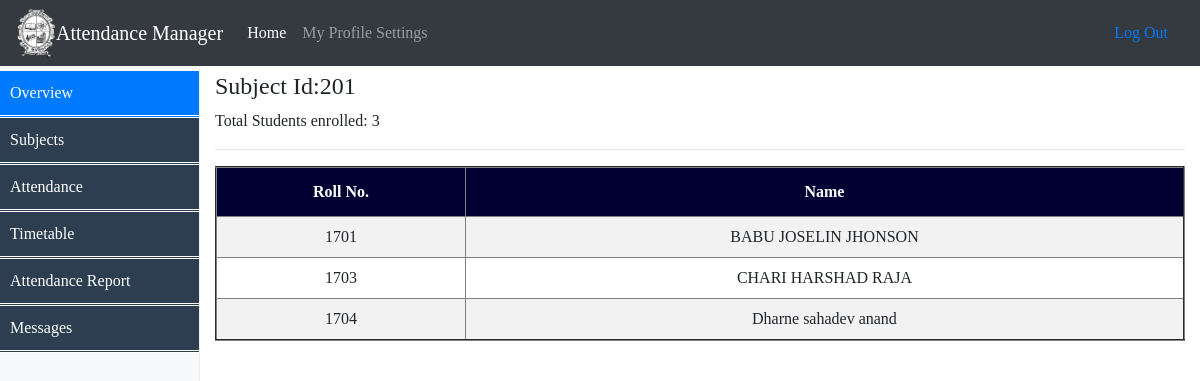
The page /Faculty/Stud_enroll.php?sub_id=201 (signed in) on the database its author committed.
### tables this page shows
CREATE TABLE `enroll` (
  `stud_id` varchar(50) NOT NULL,
  `course_id` int(11) DEFAULT NULL,
  `sub_id` int(11) NOT NULL
);

CREATE TABLE `student` (
  `stud_id` varchar(50) NOT NULL,
  `stud_name` varchar(50) NOT NULL,
  `course_id` int(11) NOT NULL,
  `sem_no` int(11) DEFAULT NULL,
  `dob` varchar(50) DEFAULT NULL,
  `address` varchar(200) DEFAULT NULL,
  `email_id` varchar(50) NOT NULL,
  `Phone_no` bigint(30) NOT NULL
);

### Faculty/session.php (called while the page is built, shortened)
<?php
$connection = mysqli_connect("localhost", "root", "");
$user_check=$_SESSION['login_user'];
$ses_sql=mysqli_query($connection,"select username from facultylogin where username='$user_check'");
$row = mysqli_fetch_assoc($ses_sql);
$login_session =$row['username'];

### Faculty/Stud_enroll.php (the view, shortened to what this page needs)
<!doctype html>
<?php
include('session.php');
?>
<html lang="en">
  <head>
	<link href="Assests/dropdown.css" rel="stylesheet">
	<link href="Assests/table.css" rel="stylesheet">
	<link href="Assests/menu.css" rel="stylesheet">
    <link href="Assests/css/bootstrap.min.css" rel="stylesheet">
    <link href="Assests/css/dashboard.css" rel="stylesheet">
  </head>
  <body style="font-family: Verdana;font-size:16px;">
    <header>
      <nav class="navbar navbar-expand-md navbar-dark fixed-top bg-dark">
	  	<img src="goa-logo.png" alt="attendance" style="width:40px;height:50px;" align="left">
	   <a class="navbar-brand" href="#">Attendance Manager</a>
        <div class="collapse navbar-collapse" id="navbarsExampleDefault">
          <ul class="navbar-nav mr-auto">
            <li class="nav-item active">
              <a class="nav-link" href="Facultyprofile.php">Home <span class="sr-only">(current)</span></a>
            </li>
            <li class="nav-item">
			  <li class="dropdown">
				<a class="nav-link" href="javascript:void(0)" class="dropbtn">My Profile Settings</a>
			  </li>
            </li>
          </ul>
          <form class="form-inline mt-2 mt-md-0">
			 <a class="nav-link" href="logout.php">Log Out</a>
          </form>
        </div>
      </nav>
    </header>
<div class="container-fluid">
      <div class="row">
		<nav class="col-sm-3 col-md-2 d-none d-sm-block bg-light sidebar">
			<ul class="mainmenu nav nav-pills flex-column">
				<li class="nav-item">
					  <a class="nav-link active" href="#">Overview <span class="sr-only">(current)</span></a>
				 </li>
				<li class="nav-item"><a class="nav-link"href="FacultyEnroll.html">Subjects</a></li>
				<li class="nav-item"><a class="nav-link"href="">Attendance</a>
				</li>
				<li><a href="ViewTimetable.html">Timetable</a></li>
				<li><a href="SemesterReport.php">Attendance Report</a></li>
				<li><a href="fact_msg.php">Messages</a></li>
			</ul>
        </nav>
        <main role="main" class="col-sm-9 ml-sm-auto col-md-10 pt-3">
<?php
	$login=$login_session;
	$fact="select * from facultylogin where username='$login'";
	$s=mysqli_query($connection,$fact);
	$row3 = mysqli_fetch_assoc($s);
	$dept_name=$row3['dept_name'];
	$sub_id=$_GET['sub_id'];
	$que2="select * from courses where dept_name='$dept_name'";
	$res2=mysqli_query($connection,$que2);
	$row_dept=mysqli_fetch_assoc($res2);
	$course_id=$row_dept['course_id'];
	$sql2="SELECT count(e.stud_id) as count,s.stud_name,e.sub_id FROM enroll e,student s where e.course_id='$course_id' and e.sub_id='$sub_id' and e.stud_id=s.stud_id";
	$records2=mysqli_query($connection,$sql2);
	$enroll_count=mysqli_fetch_assoc($records2);
		$sql="SELECT e.stud_id,s.stud_name,e.sub_id FROM enroll e,student s where e.course_id='$course_id' and e.sub_id='$sub_id' and e.stud_id=s.stud_id";
		$records=mysqli_query($connection,$sql);
			echo "<h5><font size='5'>Subject Id:$sub_id</font></h5>";
			echo "Total Students enrolled: $enroll_count[count]";
			echo "<hr>";
			echo "<table border='2' style='text-align:center;'>";
			echo "<th>Roll No.</th>";
			echo "<th>Name</th>";
			while ($enroll=mysqli_fetch_assoc($records)){
				echo "<tr>";
				echo "<td>".$enroll['stud_id']."</td>";
				echo "<td>".$enroll['stud_name']."</td>";
				echo "</tr>";
			}
?>

### Faculty/Assests/table.css (style rules this page uses)
table { border-collapse: collapse; width: 100%; }
th, td { text-align: left; padding: 8px; }
tr:nth-child(even) { background-color: #f2f2f2 }
th { background-color: #008CBA; color: white; }

### Faculty/Assests/menu.css (style rules this page uses)
.mainmenu, .submenu { list-style-type: circle; padding: 0; margin: 0; }
.mainmenu a { display: block; background-color: #2c3e50; text-decoration: none; padding: 10px; color: white; border-bottom: double; }

### Faculty/Assests/css/dashboard.css (style rules this page uses)
body { padding-top: 3.5rem; }
.sidebar { position: fixed; top: 51px; bottom: 0; left: 0; z-index: 1000; padding: 20px 0; overflow-x: hidden; overflow-y: auto; border-right: 1px solid #eee; }
.sidebar .nav { margin-bottom: 20px; }
.sidebar .nav-item { width: 100%; }
.sidebar .nav-item + .nav-item { margin-left: 0; }
.sidebar .nav-link { border-radius: 0; }

### Faculty/Stud_enroll.php (style rules this page uses)
.mainmenu, .submenu { list-style-type: circle; padding: 0; margin: 0; }
.mainmenu a { display: block; background-color: #2c3e50; text-decoration: none; padding: 10px; color: white; border-bottom: double; }
th { background-color: #000033; color: white; padding: 5px 7px; height:50px; }
td { text-align:center; }

### rows shown on the page
enroll: stud "1701", student.stud_name "BABU JOSELIN JHONSON"
enroll: stud "1703", student.stud_name "CHARI HARSHAD RAJA"
enroll: stud "1704", student.stud_name "Dharne sahadev anand"

### other values the page prints
$sub_id "201"
$enroll_count[count] "3"
